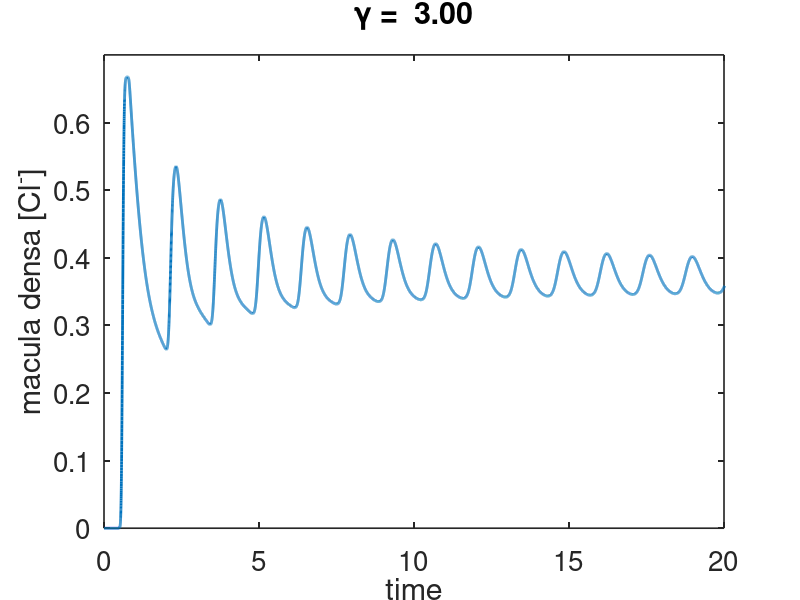
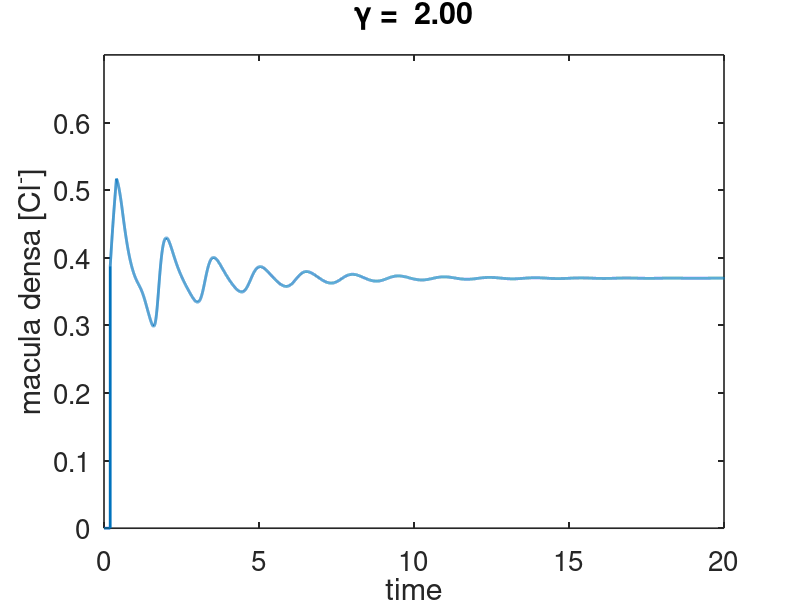
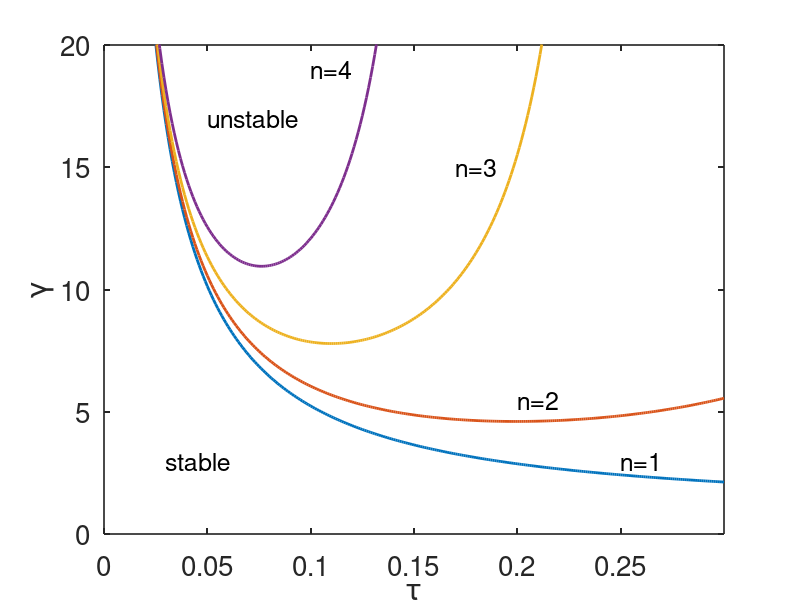

Source code (MATLAB) for these figures, in order:

function main
clear all
set(0,                           ...
   'defaultaxesfontsize', 20,   ...
   'defaultaxeslinewidth', 1.2, ...
   'defaultlinelinewidth', 2.0); 
global numx delx delt numtimesteps delay 
global c K1 K2 Cop k

numx=100; delx=1/numx; delt=0.001;
numtimesteps=20000; delay=200;
keepend=zeros(numtimesteps+delay,1);
time = [1:numtimesteps+delay]*delt;
c=zeros(numx,1);
c(1)=1;

k=1; Cop=exp(-k); 
K1=1.5; 


gammalist = [3,2];
for jj = 1:length(gammalist)

gamma=gammalist(jj);;
K2=gamma/(K1*k*exp(-k));
for i=1:numtimesteps
    keepend(i+delay)=c(numx);
    
    c(2:numx) = c(2:numx) - ...
                delt*k*c(2:numx) - phi(keepend(i))*(delt/delx)*(c(2:numx)-c(1:numx-1));
end

formatSpecF = '%6.2f\n';
 figure(jj)
plot(time,keepend)
xlabel('time')
ylabel('macula densa [Cl^-]')
save('tgoosc.dat','-ascii','keepend')
title(strcat('\gamma = ',sprintf(formatSpecF,gamma)))
axis([0 20 0 0.7])

end

% stability curves
tbar = [0:.001:.3];
for n = 1:4
w = n*pi./(tbar+1/2);
g = (-1)^(n+1)*w./(2*sin(w/2));
ndx = find(g>0);

figure(3)
plot(tbar(ndx),g(ndx))
hold on
end
axis([0 0.3 0 20])
xlabel('\tau') 
ylabel('\gamma')
text(0.1,19,'n=4','fontsize',18)
text(0.17,15,'n=3','fontsize',18)
text(0.2,5.5,'n=2','fontsize',18)
text(.25,3,'n=1','fontsize',18)
text(0.05,17,'unstable','fontsize',18)
text(0.03,3,'stable','fontsize',18)

hold off


%%%%%%%%%%%%%%%%%%%%%%%%%%%%%%%%%%%%%%%%%

function out=phi(x)
global c K1 K2 Cop k

out = 1+K1*tanh(K2*(Cop-x));

%%%%%%%%%%%%%%%%%%%%%%%%%%%%%%%%%%%%%%%%%
